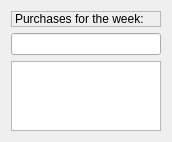
                 <widget class="QWidget" name="tboxPageBuyWeek">
                  <property name="geometry">
                   <rect>
                    <x>0</x>
                    <y>0</y>
                    <width>172</width>
                    <height>138</height>
                   </rect>
                  </property>
                  <attribute name="label">
                   <string>Purchase</string>
                  </attribute>
                  <layout class="QVBoxLayout" name="verticalLayout_23">
                   <item>
                    <widget class="QLabel" name="lblCalPriceBuyWeek">
                     <property name="frameShape">
                      <enum>QFrame::StyledPanel</enum>
                     </property>
                     <property name="frameShadow">
                      <enum>QFrame::Raised</enum>
                     </property>
                     <property name="text">
                      <string>Purchases for the week:</string>
                     </property>
                    </widget>
                   </item>
                   <item>
                    <widget class="vmLineEdit" name="txtCalPriceBuyWeek">
                     <property name="font">
                      <font>
                       <weight>75</weight>
                       <bold>true</bold>
                      </font>
                     </property>
                     <property name="readOnly">
                      <bool>true</bool>
                     </property>
                    </widget>
                   </item>
                   <item>
                    <widget class="vmListWidget" name="lstCalBuysWeek"/>
                   </item>
                  </layout>
                 </widget>
